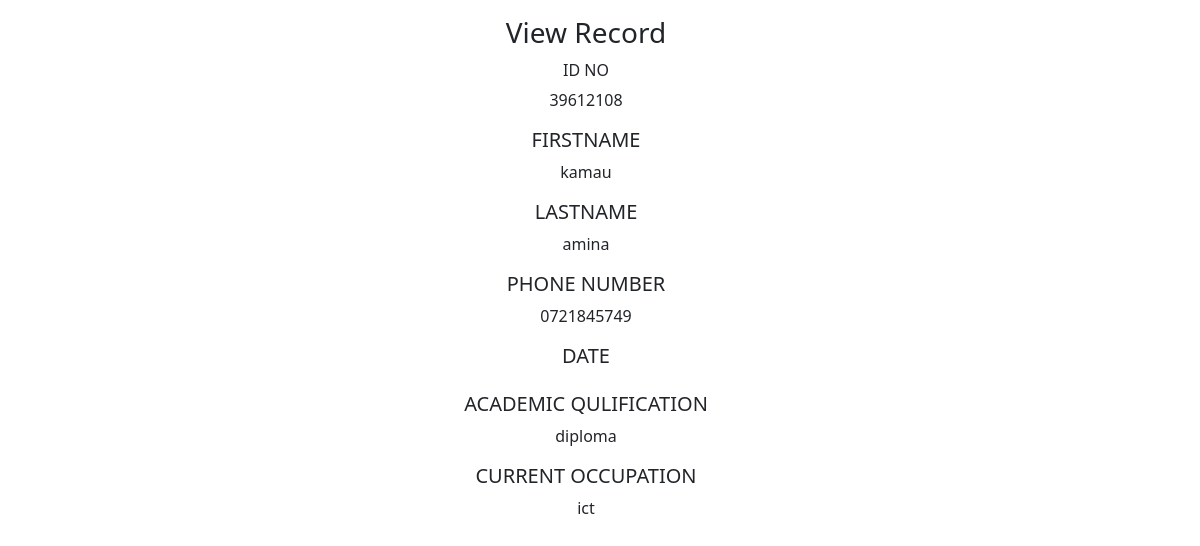
Page /_view.php?id=13 on the committed database.
### tables this page shows
CREATE TABLE `bomk` (
  `id` int(11) NOT NULL,
  `idno` int(240) NOT NULL,
  `firstname` varchar(240) NOT NULL,
  `lastname` varchar(240) NOT NULL,
  `pnumber` varchar(40) NOT NULL,
  `email` varchar(40) NOT NULL,
  `academic` varchar(40) NOT NULL,
  `current` varchar(40) NOT NULL
);

### _view.php (the view, shortened to what this page needs)
<?php
if (isset($_GET["id"]) and !empty(trim($_GET["id"]))) {
    require_once "config.php";
    $id = $_GET["id"];
    $sql = "SELECT * FROM `bomk` WHERE id='$id'";
    $result = mysqli_query($link, $sql);
    if ($result) {
        if (mysqli_num_rows($result) == 1) {
            $row = mysqli_fetch_array($result);
            $idno = $row["idno"];
            $firstname = $row["firstname"];
            $lastname = $row["lastname"];
            $phonenumber = $row["pnumber"];
            $academic = $row["academic"];
            $current = $row["current"];
        } else {
            echo "<div class='alert alert-heading ' role='alert'>No data record in the database</div>";
        }
    } else {
        echo "Error quering $sql" . mysqli_error($link);
    }
} else {
    echo "ID parameter not fetched";
}
?>
<!DOCTYPE html>
<html lang="en">
<head>
    <link href="bootstrap/css/bootstrap.min.css" rel="stylesheet">
    <link rel="stylesheet" href="https://cdnjs.cloudflare.com/ajax/libs/font-awesome/4.7.0/css/font-awesome.min.css">
</head>
</head>
<body>
<div class="container m-3">
    <div class="row">
        <div class="text-center">
            <h3>View Record</h3>
            <div>
                <label class="h6">ID NO</label>
                <p> <? echo  $idno; ?></p>
            </div>
            <div>
                <label class="h5">FIRSTNAME</label>
                <p> <? echo  $firstname; ?></p>
            </div>
            <div>
                <label class="h5">LASTNAME</label>
                <p> <? echo  $lastname; ?></p>
            </div>
            <div>
                <label class="h5">PHONE NUMBER</label>
                <p> <? echo $phonenumber; ?></p>
            </div>
            <div>
                <label class="h5">DATE</label>
            </div>
            <div>
                <label class="h5">ACADEMIC QULIFICATION</label>
                <p> <? echo  $academic; ?></p>
            </div>
            <div>
                <label class="h5">CURRENT OCCUPATION</label>
                <p> <? echo $current; ?></p>
            </div>
</div>
</body>
</html>

### rows in the picture
bomk: idno "39612108", firstname "kamau", lastname "amina", pnumber "0721845749", academic "diploma", current "ict"
